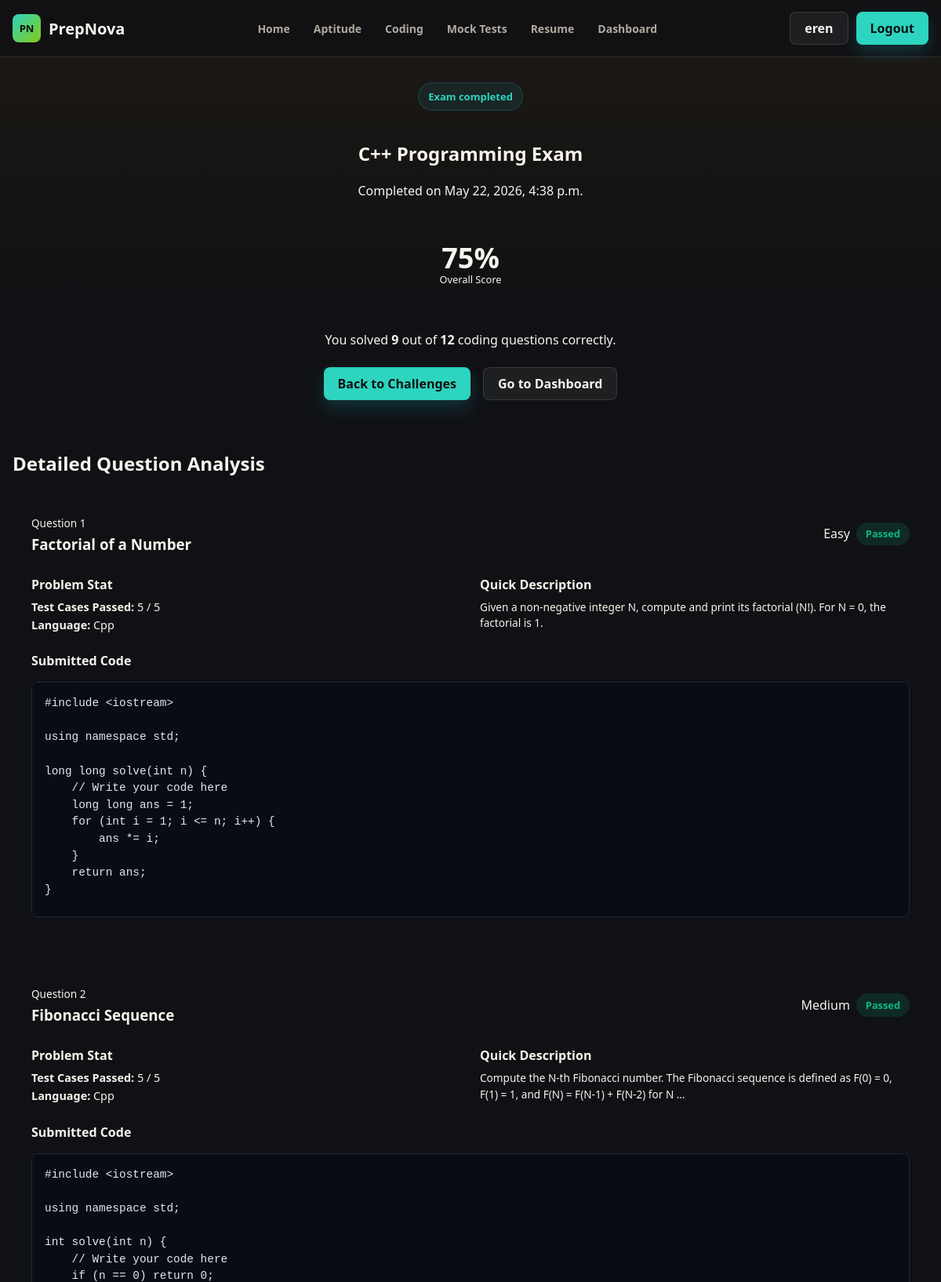
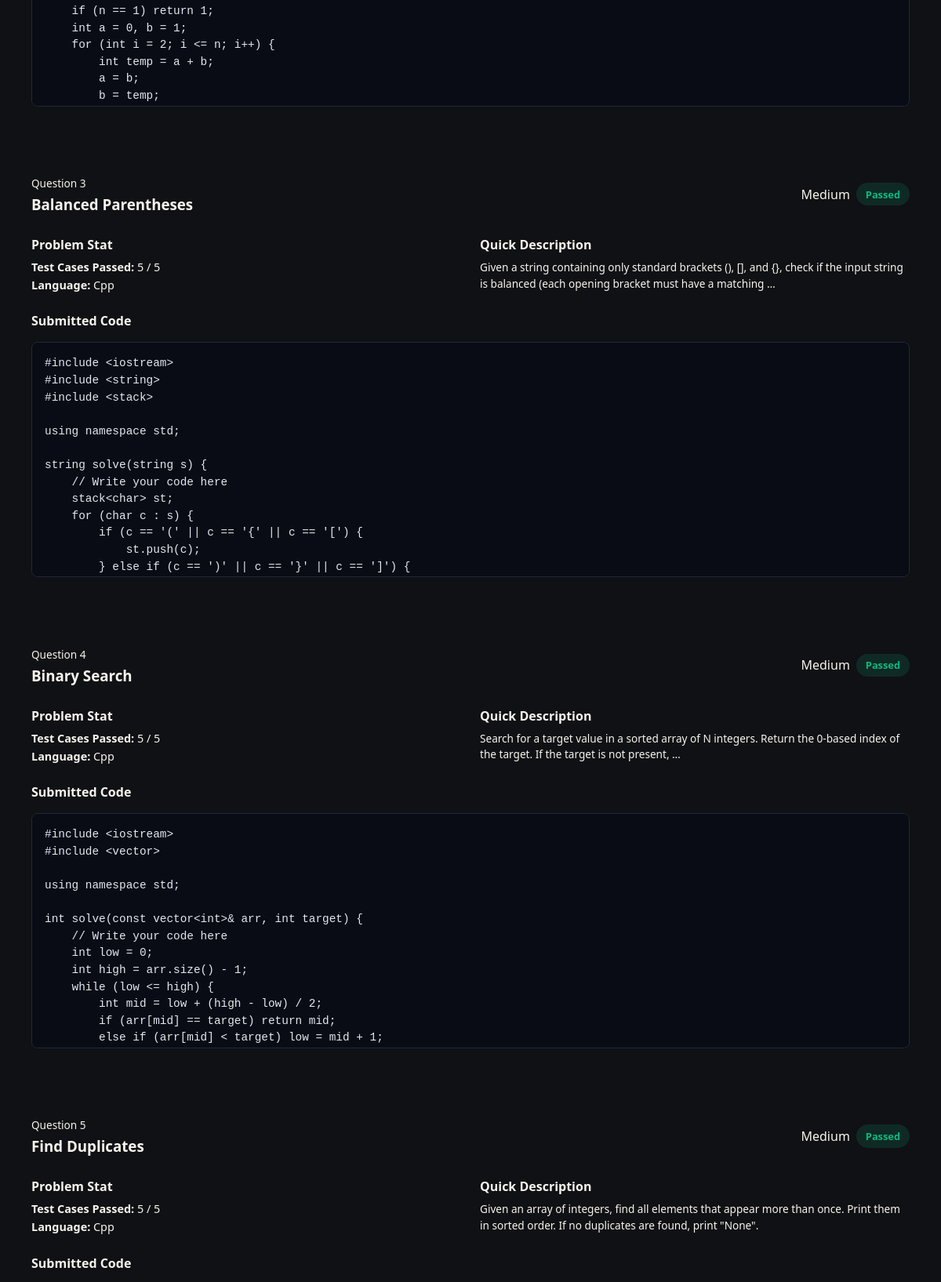
The app's page /attempts/67/coding/result/ (signed in, upper part) with its own data (2 pictures, top to bottom).
### myapp/models.py (models this page shows, shortened)
class PrepTest(models.Model):
    APTITUDE = 'aptitude'
    CODING = 'coding'
    MOCK = 'mock'
    RESUME = 'resume'
    CATEGORY_CHOICES = [
        (APTITUDE, 'Aptitude'),
        (CODING, 'Coding'),
        (MOCK, 'Mock Test'),
        (RESUME, 'Resume'),
    ]
    EASY = 'easy'
    MEDIUM = 'medium'
    HARD = 'hard'
    DIFFICULTY_CHOICES = [
        (EASY, 'Easy'),
        (MEDIUM, 'Medium'),
        (HARD, 'Hard'),
    ]
    title = models.CharField(max_length=120)
    category = models.CharField(max_length=20, choices=CATEGORY_CHOICES)
    difficulty = models.CharField(max_length=20, choices=DIFFICULTY_CHOICES, default=MEDIUM)
    question_count = models.PositiveIntegerField(default=0)
    duration_minutes = models.PositiveIntegerField(default=0)
    topics = models.CharField(max_length=255, blank=True)
    is_active = models.BooleanField(default=True)

class TestAttempt(models.Model):
    STARTED = 'started'
    COMPLETED = 'completed'
    STATUS_CHOICES = [
        (STARTED, 'Started'),
        (COMPLETED, 'Completed'),
    ]
    user = models.ForeignKey(settings.AUTH_USER_MODEL, on_delete=models.CASCADE)
    test = models.ForeignKey(PrepTest, on_delete=models.CASCADE)
    status = models.CharField(max_length=20, choices=STATUS_CHOICES, default=STARTED)
    score = models.PositiveSmallIntegerField(default=0)
    correct_answers = models.PositiveIntegerField(default=0)
    total_questions = models.PositiveIntegerField(default=0)
    topic_breakdown = models.JSONField(default=dict, blank=True)
    started_at = models.DateTimeField(auto_now_add=True)
    completed_at = models.DateTimeField(null=True, blank=True)
    class Meta:
        ordering = ['-started_at']

class CodingQuestion(models.Model):
    test = models.ForeignKey(PrepTest, on_delete=models.CASCADE, related_name='coding_questions')
    order = models.PositiveIntegerField()
    title = models.CharField(max_length=120)
    description = models.TextField()
    difficulty = models.CharField(max_length=20, choices=PrepTest.DIFFICULTY_CHOICES, default=PrepTest.MEDIUM)
    input_format = models.TextField(blank=True)
    output_format = models.TextField(blank=True)
    sample_input = models.TextField(blank=True)
    sample_output = models.TextField(blank=True)
    test_cases = models.JSONField(default=list, blank=True)  # List of dicts: [{"input": "...", "output": "..."}]
    starter_code_python = models.TextField(blank=True)
    starter_code_java = models.TextField(blank=True)
    starter_code_cpp = models.TextField(blank=True)
    starter_code_c = models.TextField(blank=True)
    starter_code_js = models.TextField(blank=True)
    class Meta:
        ordering = ['order']
        constraints = [
            models.UniqueConstraint(fields=['test', 'order'], name='unique_coding_question_order_per_test'),
        ]

class CodingSubmission(models.Model):
    attempt = models.ForeignKey(TestAttempt, on_delete=models.CASCADE, related_name='coding_submissions')
    question = models.ForeignKey(CodingQuestion, on_delete=models.CASCADE, related_name='submissions')
    language = models.CharField(max_length=20)
    code = models.TextField()
    status = models.CharField(max_length=40, default='Pending')  # 'Passed', 'Failed', 'Compile Error', etc.
    passed_cases = models.PositiveIntegerField(default=0)
    total_cases = models.PositiveIntegerField(default=0)
    submitted_at = models.DateTimeField(auto_now_add=True)

### myapp/views.py (the view)
# urls.py: path('attempts/<int:attempt_id>/coding/result/', views.coding_result, name='coding_result'),
@login_required(login_url='login')
def coding_result(request, attempt_id):
    attempt = get_object_or_404(
        TestAttempt.objects.select_related('test'),
        pk=attempt_id,
        user=request.user,
        test__category__in=[PrepTest.CODING, PrepTest.MOCK],
    )
    if attempt.status != TestAttempt.COMPLETED:
        return redirect('take_coding_test', attempt_id=attempt.id)
    questions = attempt.test.coding_questions.all().order_by('order')
    q_results = []
    for q in questions:
        latest_sub = CodingSubmission.objects.filter(attempt=attempt, question=q).order_by('-submitted_at').first()
        q_results.append({
            'question': q,
            'submission': latest_sub
        })
    return render(request, 'coding_result.html', {
        'attempt': attempt,
        'test': attempt.test,
        'q_results': q_results,
    })

### myapp/template/coding_result.html (shortened to what this page needs)
{% extends "base.html" %}
{% block content %}
<section class="page-shell">
  <div class="result-header">
    <span class="eyebrow">Exam completed</span>
    <h1>{{ test.title }}</h1>
    <p>Completed on {{ attempt.completed_at|date:"F j, Y, g:i a" }}</p>
    <div class="score-circle">
      <strong>{{ attempt.score }}%</strong>
      <span>Overall Score</span>
    </div>
    <p style="max-width: 500px; margin: 0 auto; color: var(--text-muted);">
      You solved <strong>{{ attempt.correct_answers }}</strong> out of <strong>{{ attempt.total_questions }}</strong> coding questions correctly.
    </p>
    <div style="display: flex; gap: 1rem; justify-content: center; margin-top: 1.5rem;">
      <a class="btn btn-primary" href="{% url 'coding' %}">Back to Challenges</a>
      <a class="btn btn-ghost" href="{% url 'dashboard' %}">Go to Dashboard</a>
    </div>
  </div>
  <h2 style="margin-bottom: 1.5rem; color: var(--text-heading);">Detailed Question Analysis</h2>
  {% for item in q_results %}
    <div class="question-result-card">
      <div class="result-meta-row">
        <div>
          <span style="font-size: 0.85rem; color: var(--text-muted); font-weight: 500;">Question {{ forloop.counter }}</span>
          <h3 style="margin: 0.25rem 0 0 0; color: var(--text-heading);">{{ item.question.title }}</h3>
        </div>
        <div style="display: flex; gap: 0.5rem; align-items: center;">
          <span class="difficulty-badge {{ item.question.difficulty }}">{{ item.question.get_difficulty_display }}</span>
          {% if item.submission %}
            {% if item.submission.status == 'Passed' %}
              <span class="status-badge passed">Passed</span>
            {% elif item.submission.status == 'Compile Error' %}
              <span class="status-badge compile_error">Compile Error</span>
            {% else %}
              <span class="status-badge failed">{{ item.submission.status }}</span>
            {% endif %}
          {% else %}
            <span class="status-badge no_submission">No Submission</span>
          {% endif %}
        </div>
      </div>
      <div style="display: grid; grid-template-columns: 1fr 1fr; gap: 1.5rem; margin-top: 1rem;">
        <div>
          <h4 style="margin: 0 0 0.5rem 0; color: var(--text-heading);">Problem Stat</h4>
          <p style="font-size: 0.9rem; color: var(--text-body); margin: 0.25rem 0;">
            <strong>Test Cases Passed:</strong>
            {% if item.submission %}
              {{ item.submission.passed_cases }} / {{ item.submission.total_cases }}
            {% else %}
              0 / {{ item.question.test_cases|length }}
            {% endif %}
          </p>
          <p style="font-size: 0.9rem; color: var(--text-body); margin: 0.25rem 0;">
            <strong>Language:</strong>
            {% if item.submission %}
              {{ item.submission.language|title }}
            {% else %}
              N/A
            {% endif %}
          </p>
        </div>
        <div>
          <h4 style="margin: 0 0 0.5rem 0; color: var(--text-heading);">Quick Description</h4>
          <p style="font-size: 0.85rem; color: var(--text-muted); line-height: 1.5; margin: 0;">
            {{ item.question.description|striptags|truncatewords:25 }}
          </p>
        </div>
      </div>
      {% if item.submission %}
        <div style="margin-top: 1.25rem;">
          <h4 style="margin-bottom: 0.25rem; color: var(--text-heading);">Submitted Code</h4>
          <pre class="code-block"><code>{{ item.submission.code }}</code></pre>
        </div>
      {% endif %}
    </div>
  {% endfor %}
</section>
{% endblock %}

### myapp/template/base.html (shortened to what this page needs)
{% load static %}
<!DOCTYPE html>
<html lang="en">
<head>
  <link rel="stylesheet" href="{% static 'index.css' %}?v=4">
</head>
<body class="{% block body_class %}{% endblock %}">
  <header class="site-header">
    <nav class="nav-shell" aria-label="Primary navigation">
      <a class="brand" href="{% url 'first' %}" aria-label="PrepNova home">
        <span class="brand-mark">PN</span>
        <span>PrepNova</span>
      </a>
      <div class="nav-links" id="primaryNav">
        <a href="{% url 'first' %}" class="{% if request.resolver_match.url_name == 'first' %}is-active{% endif %}">Home</a>
        <a href="{% url 'aptitude' %}" class="{% if request.resolver_match.url_name == 'aptitude' %}is-active{% endif %}">Aptitude</a>
        <a href="{% url 'coding' %}" class="{% if request.resolver_match.url_name == 'coding' %}is-active{% endif %}">Coding</a>
        <a href="{% url 'mocktest' %}" class="{% if request.resolver_match.url_name == 'mocktest' %}is-active{% endif %}">Mock Tests</a>
        <a href="{% url 'resume' %}" class="{% if request.resolver_match.url_name == 'resume' %}is-active{% endif %}">Resume</a>
        <a href="{% url 'dashboard' %}" class="{% if request.resolver_match.url_name == 'dashboard' %}is-active{% endif %}">Dashboard</a>
      </div>
      <div class="nav-actions">
        {% if request.user.is_authenticated %}
          <a class="btn btn-ghost" href="{% url 'dashboard' %}">{{ request.user.first_name|default:request.user.username|truncatechars:16 }}</a>
          <a class="btn btn-primary" href="{% url 'logout' %}">Logout</a>
        {% endif %}
      </div>
    </nav>
  </header>
  <main>
    {% block content %}{% endblock %}
  </main>
</body>
</html>

### myapp/static/index.css (style rules this page uses)
:root { --bg: #101114; --surface: #171a22; --surface-soft: #20242f; --surface-raised: #272c38; --line: rgba(246, 242, 234, 0.12); --text: #f7f4ed; --muted: #b0aaa1; --faint: #64748b; --teal: #2dd4bf; --green: #84cc16; --amber: #f59e0b; --rose: #f43f5e; --violet: #8b5cf6; --shadow: 0 18px 45px rgba(0, 0, 0, 0.28); --font-body: "Segoe UI", "Inter", "Roboto", Arial, sans-serif; --font-heading: "Segoe UI Variable Display", "Segoe UI", "Inter", Arial, sans-serif; }
* { box-sizing: border-box; }
html { scroll-behavior: smooth; }
body { min-height: 100vh; margin: 0; background: radial-gradient(circle at 18% -10%, rgba(45, 212, 191, 0.13), transparent 26rem), linear-gradient(180deg, rgba(245, 158, 11, 0.06), transparent 390px), var(--bg); color: var(--text); font-family: var(--font-body); letter-spacing: 0; }
h1, h2, h3, .brand, .panel-title { font-family: var(--font-heading); font-weight: 750; }
a { color: inherit; }
.site-header { position: sticky; top: 0; z-index: 50; border-bottom: 1px solid var(--line); background: rgba(16, 17, 20, 0.88); backdrop-filter: blur(18px); }
.nav-shell { width: min(1180px, calc(100% - 32px)); min-height: 72px; margin: 0 auto; display: flex; align-items: center; justify-content: space-between; gap: 18px; }
.brand { display: inline-flex; align-items: center; gap: 10px; color: var(--text); text-decoration: none; font-size: 20px; font-weight: 800; white-space: nowrap; }
.brand-mark { width: 36px; height: 36px; display: inline-grid; place-items: center; border-radius: 8px; color: #0e1111; background: linear-gradient(135deg, var(--teal), var(--green)); font-size: 13px; font-weight: 900; }
.nav-links { display: flex; align-items: center; justify-content: center; gap: 6px; flex: 1; }
.nav-links a { color: var(--muted); text-decoration: none; padding: 10px 12px; border-radius: 8px; font-size: 14px; font-weight: 700; transition: background 0.2s ease, color 0.2s ease, transform 0.2s ease; }
.nav-actions { display: flex; align-items: center; gap: 10px; }
.btn, .link-button { display: inline-flex; align-items: center; justify-content: center; min-height: 42px; padding: 0 18px; border-radius: 8px; text-decoration: none; font-weight: 800; cursor: pointer; transition: transform 0.2s ease, box-shadow 0.2s ease, background 0.2s ease, border-color 0.2s ease; }
.btn-primary, .link-button { color: #0e1111; background: var(--teal); box-shadow: 0 10px 22px rgba(34, 211, 238, 0.18); }
.btn-ghost { color: var(--text); background: rgba(255, 255, 255, 0.06); border: 1px solid var(--line); }
.page-shell, .hero-shell, .section-shell, .dashboard-shell { width: min(1180px, calc(100% - 32px)); margin: 0 auto; }
.eyebrow { display: inline-flex; align-items: center; gap: 8px; color: var(--teal); background: rgba(34, 211, 238, 0.08); border: 1px solid rgba(34, 211, 238, 0.18); border-radius: 999px; padding: 8px 12px; font-size: 13px; font-weight: 800; margin-bottom: 18px; }
main { animation: fadeInUp 0.75s cubic-bezier(0.16, 1, 0.3, 1) both; }

### myapp/template/coding_result.html (style rules this page uses)
.result-header { background: var(--panel-bg); border: 1px solid var(--border-color); border-radius: 12px; padding: 2rem; text-align: center; margin-bottom: 2rem; }
.score-circle { width: 120px; height: 120px; border-radius: 50%; background: rgba(var(--primary-rgb), 0.1); border: 4px solid var(--primary-color); display: flex; flex-direction: column; align-items: center; justify-content: center; margin: 1.5rem auto; }
.score-circle strong { font-size: 2.25rem; color: var(--text-heading); line-height: 1; }
.score-circle span { font-size: 0.8rem; color: var(--text-muted); font-weight: 500; }
.question-result-card { background: var(--panel-bg); border: 1px solid var(--border-color); border-radius: 12px; padding: 1.5rem; margin-bottom: 1.5rem; }
.result-meta-row { display: flex; justify-content: space-between; align-items: center; flex-wrap: wrap; gap: 1rem; margin-bottom: 1rem; border-bottom: 1px solid var(--border-color); padding-bottom: 0.75rem; }
.status-badge { padding: 0.35rem 0.75rem; border-radius: 999px; font-size: 0.8rem; font-weight: 600; }
.status-badge.passed { background: rgba(16, 185, 129, 0.15); color: #10b981; }
.code-block { background: #090c15; border: 1px solid #1e293b; border-radius: 8px; padding: 1rem; font-family: 'Courier New', Courier, monospace; font-size: 0.9rem; line-height: 1.5; color: #e2e8f0; overflow-x: auto; max-height: 300px; white-space: pre; margin-top: 1rem; }

### records on screen
PrepTest: title "C++ Programming Exam"
TestAttempt: completed_at "May 22, 2026, 4:38 p.m.", score "75", correct_answers "9", total_questions "12"
CodingQuestion: question "Factorial of a Number", question.difficulty "Easy", submission.passed_cases "5", submission.total_cases "5", submission.language "Cpp", question.description "Given a non-negative integer N, compute and print its factorial (N!). For N = 0, the factorial is 1.", submission.code "#include <iostream> using namespace std; long long solve(int n) { // Write your code here long long ans = 1; for (int i = 1; i <= n; i++) { ans *= i; } return ans; }…"
CodingQuestion: question "Fibonacci Sequence", question.difficulty "Medium", submission.passed_cases "5", submission.total_cases "5", submission.language "Cpp", question.description "Compute the N-th Fibonacci number. The Fibonacci sequence is defined as F(0) = 0, F(1) = 1, and F(N) = F(N-1) + F(N-2) for N …", submission.code "#include <iostream> using namespace std; int solve(int n) { // Write your code here if (n == 0) return 0; if (n == 1) return 1; int a = 0, b = 1; for (int i = 2; i <= n; i++) { int temp = a + b; a = b; b = temp;…"
CodingQuestion: question "Balanced Parentheses", question.difficulty "Medium", submission.passed_cases "5", submission.total_cases "5", submission.language "Cpp", question.description "Given a string containing only standard brackets (), [], and {}, check if the input string is balanced (each opening bracket must have a matching …", submission.code "#include <iostream> #include <string> #include <stack> using namespace std; string solve(string s) { // Write your code here stack<char> st; for (char c : s) { if (c == '(' || c == '{' || c == '[') { st.push(c); } else if (c == ')' || c == '}' || c == ']') {…"
CodingQuestion: question "Binary Search", question.difficulty "Medium", submission.passed_cases "5", submission.total_cases "5", submission.language "Cpp", question.description "Search for a target value in a sorted array of N integers. Return the 0-based index of the target. If the target is not present, …", submission.code "#include <iostream> #include <vector> using namespace std; int solve(const vector<int>& arr, int target) { // Write your code here int low = 0; int high = arr.size() - 1; while (low <= high) { int mid = low + (high - low) / 2; if (arr[mid] == target) return mid; else if (arr[mid] < target) low = mid + 1;…"
CodingQuestion: question "Find Duplicates", question.difficulty "Medium", submission.passed_cases "5", submission.total_cases "5", submission.language "Cpp", question.description "Given an array of integers, find all elements that appear more than once. Print them in sorted order. If no duplicates are found, print \"None\"."

### other values on screen
{{ request.user.first_name|default:request.user.username|truncatechars:16 }} "eren"
